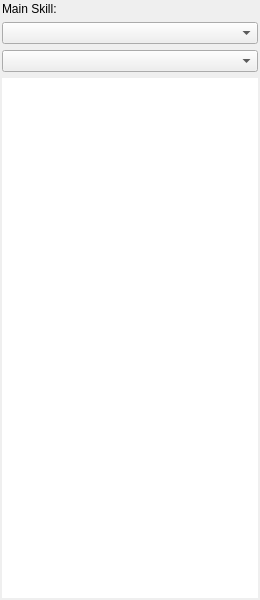
          <widget class="QFrame" name="frame_Left">
           <property name="sizePolicy">
            <sizepolicy hsizetype="Minimum" vsizetype="Expanding">
             <horstretch>1</horstretch>
             <verstretch>0</verstretch>
            </sizepolicy>
           </property>
           <property name="minimumSize">
            <size>
             <width>240</width>
             <height>600</height>
            </size>
           </property>
           <property name="maximumSize">
            <size>
             <width>300</width>
             <height>16777215</height>
            </size>
           </property>
           <property name="sizeIncrement">
            <size>
             <width>10</width>
             <height>0</height>
            </size>
           </property>
           <property name="baseSize">
            <size>
             <width>200</width>
             <height>0</height>
            </size>
           </property>
           <property name="frameShadow">
            <enum>QFrame::Raised</enum>
           </property>
           <layout class="QGridLayout" name="glayout_LeftFrame">
            <property name="leftMargin">
             <number>2</number>
            </property>
            <property name="topMargin">
             <number>2</number>
            </property>
            <property name="rightMargin">
             <number>2</number>
            </property>
            <property name="bottomMargin">
             <number>2</number>
            </property>
            <item row="1" column="0">
             <widget class="QComboBox" name="combo_MainSkill">
              <property name="sizePolicy">
               <sizepolicy hsizetype="Expanding" vsizetype="Fixed">
                <horstretch>0</horstretch>
                <verstretch>0</verstretch>
               </sizepolicy>
              </property>
              <property name="minimumSize">
               <size>
                <width>180</width>
                <height>0</height>
               </size>
              </property>
              <property name="maximumSize">
               <size>
                <width>280</width>
                <height>16777215</height>
               </size>
              </property>
              <property name="placeholderText">
               <string>&lt;empty&gt;</string>
              </property>
              <property name="duplicatesEnabled">
               <bool>true</bool>
              </property>
             </widget>
            </item>
            <item row="2" column="0">
             <widget class="QComboBox" name="combo_MainSkillActive">
              <property name="sizePolicy">
               <sizepolicy hsizetype="Expanding" vsizetype="Fixed">
                <horstretch>0</horstretch>
                <verstretch>0</verstretch>
               </sizepolicy>
              </property>
              <property name="minimumSize">
               <size>
                <width>180</width>
                <height>0</height>
               </size>
              </property>
              <property name="maximumSize">
               <size>
                <width>280</width>
                <height>16777215</height>
               </size>
              </property>
              <property name="placeholderText">
               <string>&lt;empty&gt;</string>
              </property>
             </widget>
            </item>
            <item row="3" column="0">
             <widget class="QTextEdit" name="textedit_Statistics">
              <property name="enabled">
               <bool>true</bool>
              </property>
              <property name="font">
               <font>
                <family>Noto Mono</family>
               </font>
              </property>
              <property name="focusPolicy">
               <enum>Qt::NoFocus</enum>
              </property>
              <property name="frameShape">
               <enum>QFrame::NoFrame</enum>
              </property>
              <property name="lineWrapMode">
               <enum>QTextEdit::NoWrap</enum>
              </property>
              <property name="html">
               <string notr="true">&lt;!DOCTYPE HTML PUBLIC &quot;-//W3C//DTD HTML 4.0//EN&quot; &quot;http://www.w3.org/TR/REC-html40/strict.dtd&quot;&gt;
&lt;html&gt;&lt;head&gt;&lt;meta name=&quot;qrichtext&quot; content=&quot;1&quot; /&gt;&lt;meta charset=&quot;utf-8&quot; /&gt;&lt;style type=&quot;text/css&quot;&gt;
p, li { white-space: pre-wrap; }
hr { height: 1px; border-width: 0; }
li.unchecked::marker { content: &quot;\2610&quot;; }
li.checked::marker { content: &quot;\2612&quot;; }
&lt;/style&gt;&lt;/head&gt;&lt;body style=&quot; font-family:'Noto Mono'; font-size:9pt; font-weight:400; font-style:normal;&quot;&gt;
&lt;p style=&quot;-qt-paragraph-type:empty; margin-top:0px; margin-bottom:0px; margin-left:0px; margin-right:0px; -qt-block-indent:0; text-indent:0px;&quot;&gt;&lt;br /&gt;&lt;/p&gt;&lt;/body&gt;&lt;/html&gt;</string>
              </property>
             </widget>
            </item>
            <item row="0" column="0">
             <widget class="QLabel" name="label_MainSkill">
              <property name="minimumSize">
               <size>
                <width>0</width>
                <height>0</height>
               </size>
              </property>
              <property name="text">
               <string>Main Skill:</string>
              </property>
             </widget>
            </item>
           </layout>
          </widget>
